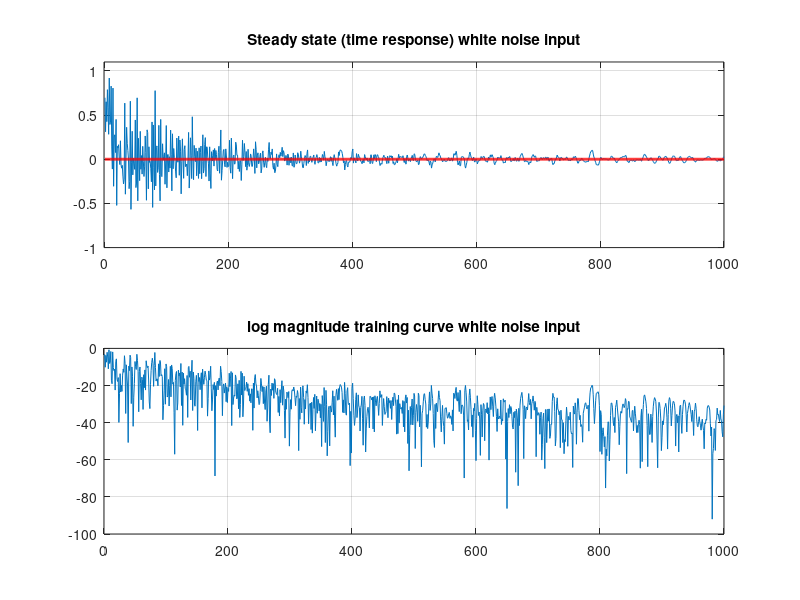
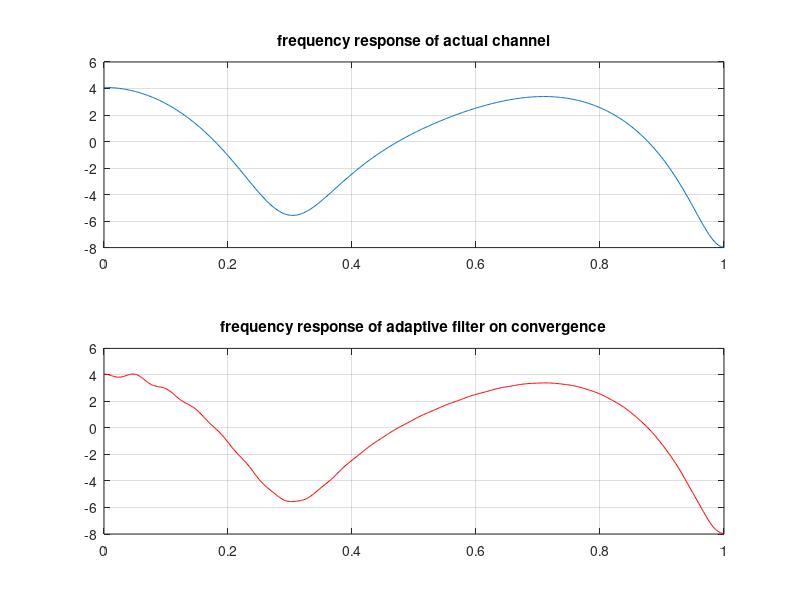

MATLAB code to generate these figures, in order:
clear all;
close all;

%channel
num = [1 0 0 0.5 0 .1];
den = [1 0 0  0 0 0];

[Hc,Wc] = freqz(num,den);
tmax = 10000;

trainlen = tmax;


%training signal
r_t = 1*rand(1,tmax);

%desired signal
s_t = 0;

%signal through channel
rt_ht = filter(num,den,r_t);

%signal through channel + desired
mic_in = s_t + rt_ht;

%50-length adaptive filter
reg1=zeros(1,50);
wts = (zeros(1,50));

%mu for LMS algorithm
mu  = .055;

%run LMS on signal
for n = 1:trainlen

  wts_sv = wts;

  reg1 = [r_t(n) reg1(1:49)];

  err = mic_in(n) - reg1*(wts');

  y(n) = err;

  wts = wts + mu*(reg1*(err'));

end


figure
subplot(211)
plot(1:length(y(1:1000)), (y(1:1000)))
hold on
plot(1:1000, zeros(1,1000), 'color', 'r', 'linewidth', 2, 'MarkerSize', 2)
hold off
axis([ -.5 1000 -1 1.1])
grid on
title('Steady state (time response) white noise input')
subplot(212)
plot(1:length(y(1:1000)), 20*log10(abs(y(1:1000)) ))
grid on
title('log magnitude training curve white noise input')

[Hf,Wf] = freqz(wts_sv);
figure
subplot(211)
plot(Wc/pi, 20*log10(abs(Hc)))
grid on
title('frequency response of actual channel')
subplot(212)
plot(Wf/pi, 20*log10(abs(Hf)),'color','r')
title('frequency response of adaptive filter on convergence')
grid on